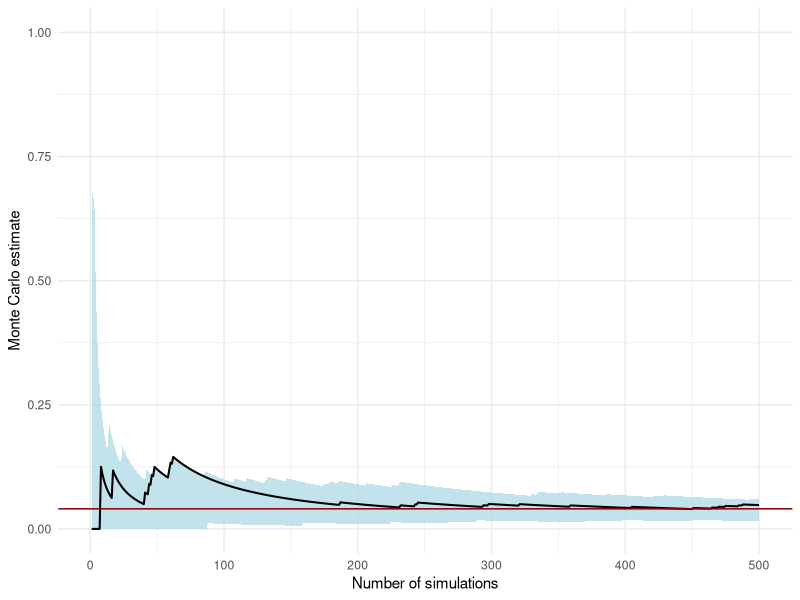
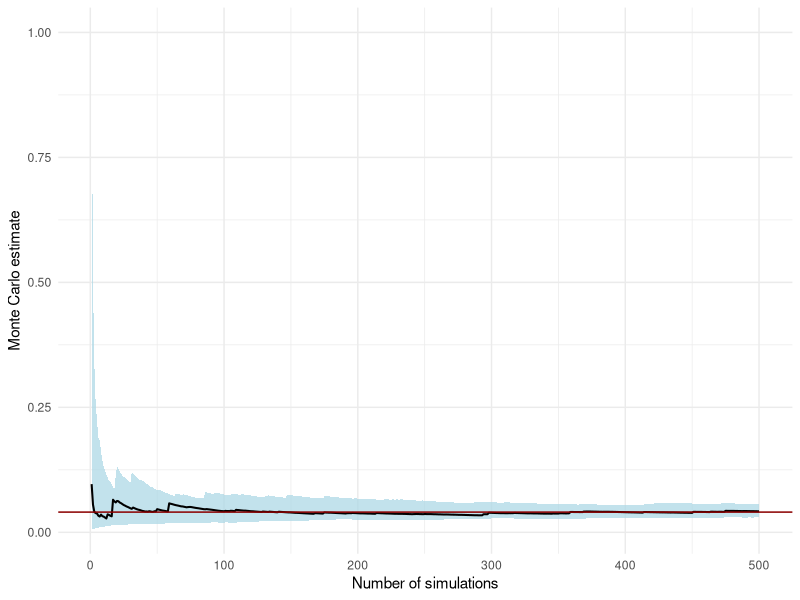
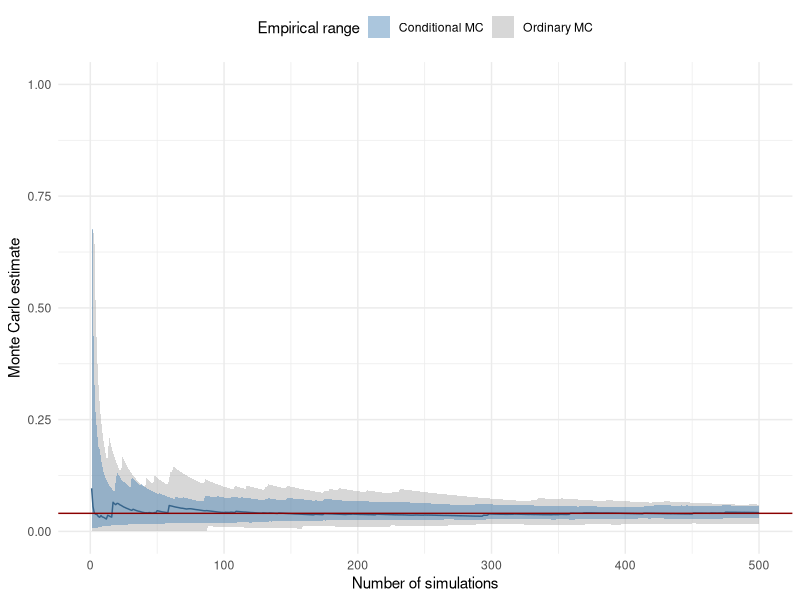

These charts were generated, in order, by the following R code:
##########################################################
# Conditional Monte Carlo                   
# Author: Jose Antonio Perusquia Cortes
# Afil: Facultad de Ciencias - UNAM
# Module: Stochastic Simulation 
##########################################################

##########################################################
# Libraries 
library(ggplot2)      # Version 4.0.2
library(ggthemes)     # Version 5.2.0
library(dplyr)        # Version 1.2.0
##########################################################

##########################################################
# Estimate P(X+Y > a) where X and Y are independent
# exponential random variables with mean 1
# Exact probability exp(-a) * (1 + a)
set.seed(314)
a = 5
p_true = exp(-a) * (1 + a)

# We consider m independent Monte Carlo experiments
# each one of size n
m = 100
n = 500
X = matrix(rexp(n * m), nrow = m, byrow = TRUE)
Y = matrix(rexp(n * m), nrow = m, byrow = TRUE)

# We count the number of draws that are in the
# objective region and create the matrix of point 
# estimates
Z_MC = (X + Y > a)
theta_MC = t(apply(Z_MC, 1, cummean))

# Point estimate (the first row) and empirical range
df_theta_MC = data.frame(
  n = 1:n,
  estimate = theta_MC[1, ],
  lower = apply(theta_MC, 2, min),
  upper = apply(theta_MC, 2, max)
)

ggplot(df_theta_MC, aes(x = n)) +
  geom_ribbon(
    aes(ymin = lower, ymax = upper),
    fill = "lightblue",
    alpha = 0.75
  ) +
  geom_line(
    aes(y = estimate),
    linewidth = 0.7
  ) +
  geom_hline(
    yintercept = p_true,
    col = "darkred"
  ) +
  theme_minimal() +
  labs(
    x = "Number of simulations",
    y = "Monte Carlo estimate"
  )
##########################################################

##########################################################
# Conditional Monte Carlo

# Reuse X to make a paired comparison and obtain the
# conditional Monte Carlo estimate
Z_CMC = exp(-pmax(a - X, 0))
theta_CMC = t(apply(Z_CMC, 1, cummean))

# Point estimate (the first row) and empirical range
df_theta_CMC = data.frame(
  n = 1:n,
  estimate = theta_CMC[1, ],
  lower = apply(theta_CMC, 2, min),
  upper = apply(theta_CMC, 2, max)
)

ggplot(df_theta_CMC, aes(x = n)) +
  geom_ribbon(
    aes(ymin = lower, ymax = upper),
    fill = "lightblue",
    alpha = 0.75
  ) +
  geom_line(
    aes(y = estimate),
    linewidth = 0.7
  ) +
  geom_hline(
    yintercept = p_true,
    col = "darkred"
  ) +
  theme_minimal() +
  labs(
    x = "Number of simulations",
    y = "Monte Carlo estimate"
  )

# Comparison of empirical ranges
ggplot() +
  geom_ribbon(
    data = df_theta_MC,
    aes(x = n, ymin = lower, ymax = upper,
        fill = "Ordinary MC"),
    alpha = 0.45
  ) +
  geom_ribbon(
    data = df_theta_CMC,
    aes(x = n, ymin = lower, ymax = upper,
        fill = "Conditional MC"),
    alpha = 0.45
  ) +
  geom_line(
    data = df_theta_CMC,
    aes(x = n, y = estimate),
    color = "steelblue4"
  ) +
  geom_hline(
    yintercept = p_true,
    color = "darkred"
  ) +
  scale_fill_manual(
    name = "Empirical range",
    values = c(
      "Ordinary MC" = "grey65",
      "Conditional MC" = "steelblue"
    )
  ) +
  theme_minimal() +
  theme(legend.position = "top") +
  labs(
    x = "Number of simulations",
    y = "Monte Carlo estimate"
)

# Empirical variance comparison
var_MC = var(theta_MC[, n])
var_CMC = var(theta_CMC[, n])

c(MC = var_MC,CMC = var_CMC,
  Variance_reduction = var_MC / var_CMC
)
##########################################################
